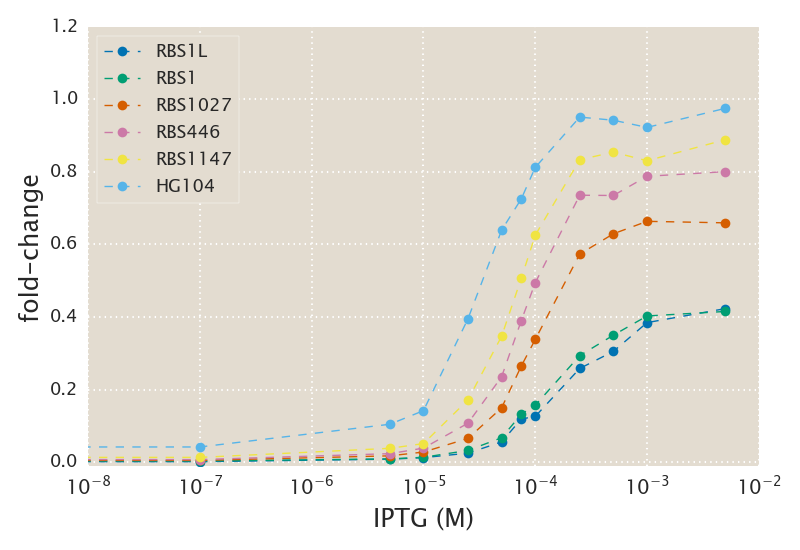
#> input picture code/examples/example_O1_IPTG_titration_data.png, 800 x 550 px
$ python -i mwc_induction_utils.py   (imports and definitions only)   (older library calls are emulated)
#> lines starting #> are read from the running program, lines starting #| are printed output that depends on the picture
"""
Title:
    mwc_induction_utils.py
Creation Date:
    2016-07-16
Author(s):
    Manuel Razo-Mejia, Nathan Belliveau, Griffin Chure, Stephanie Barnes
Purpose:
    This file contains a myriad of functions used for data processing, analysis
    and inference of a variety of data types. These functions are split into
    different categories, which are listed below.

        General Thermodynamic Functions
        -------------------------------
        pact_log:
            Returns the probability of a repressor being active as described
            by the MWC model.

        fold_change_log:
            Returns the gene expression fold change according to the
            thermodynamic model with the extension that takes into account the
            effect of the inducer.

        fold_change_log_rnap:
            Returns the gene expression fold change according to the
            thermodynamic model with the extension that takes into account the
            effect of the inducer
        bohr_fn:
            Computes the Bohr parameter for the data in a DataFrame df as a
            function of the MWC parameters ea and ei.

        Regression and Bayesian Inference
        ---------------------------------
        log_post:
            Computes the log posterior of the fold-change expression for a
            single set of parameters

        resid:
            Residuals for the theoretical fold change.

        non_lin_reg_mwc:
            Performs a non-linear regression on the lacI iptg titration data
            assuming Gaussian errors with constant variance. Returns the
            parameters
                                    e_A = -ln(K_A)
                                    e_I = -ln(K_I)
            and their corresponding error bars by approximating the posterior
            distribution as Gaussian.

        log_likelihood_mcmc:
            Computes the log likelihood probability (homoscedastic gaussian) of
            the fold-change expression for input into the mcmc hammer.

        log_post_mcmc:
            Computes the log posterior probability of the fold-change
            expression for input into the mcmc hammer.

        MCMC Utilities
        --------------
        hpd:
            Returns highest probability density region given by a set of
            samples.

        mcmc_cred_region:
            This function takes every element in the MCMC flatchain and
            computes the fold-change for each iptg concentration returning at
            the end the indicated mass_frac fraction of the fold change.

        mcmc_cred_region_rnap:
            This function takes every element in the MCMC flatchain and
            computes the fold-change for each iptg concentration returning at
            the end the indicated mass_frac fraction of the fold change.

        mcmc_cred_reg_error_prop:
            This function takes every element in the MCMC flatchain and
            computes the fold-change for each iptg concentration returning at
            the end the indicated mass_frac fraction of the fold change.


        Flow Cytometry Data Processing
        ------------------------------
        fit_2D_gaussian:
            This function hacks astroML fit_bivariate_normal to return the
            mean and covariance matrix when fitting a 2D gaussian fuction to
            the data contained in the x_vall and y_val columns of the
            DataFrame df.

        gauss_interval:
            Computes the of the statistic (x - µx)'sum(x - µx) for each of the
            elements in df columns x_val and y_val.

        auto_gauss_gate:
            Function that applies an "unsupervised bivariate Gaussian gate" to
            the data over the channels x_val and y_val.

        Image Processing
        ----------------
        find_zero_crossings:
            This  function computes the gradients in pixel values of an image
            after applying a sobel filter to a given image. This  function is
            later used in the Laplacian of Gaussian cell segmenter
            (log_segmentation) function.

        log_segmentation:
            This function computes the Laplacian of a gaussian filtered image
            and detects object edges as regions which cross zero in the
            derivative.

        average_stack:
            Computes an average image from a provided array of images.

        generate_flatfield:
            Corrects illumination of a given image using a dark image and an
            image of the flat illumination.

        gaussian_subtraction:
            This function applies a gaussian blur to an image and subtracts it
            from the original image. This removes any large-scale
            irregularities in illumination.

        Plotting Configuration
        ----------------------
        set_plotting_style:
            Formats plotting enviroment to that used in Physical Biology of
            the Cell, 2nd edition. To format all plots within a script, simply
            execute `mwc_induction_utils.set_plotting_style() in the preamble.
Notes:
    All functions in this file have been throroughly unit tested. See the
    associated file `mwc_induction_utils_test.py`

License: MIT
    Copyright (c) 2016 Rob Phillips group @ California Institute of Technology

    Permission is hereby granted, free of charge, to any person obtaining a
    copy of this software and associated documentation files (the "Software"),
    to deal in the Software without restriction, including without limitation
    the rights to use, copy, modify, merge, publish, distribute, sublicense,
    and/or sell copies of the Software, and to permit persons to whom the
    Software is furnished to do so, subject to the following conditions:

    The above copyright notice and this permission notice shall be included in
    all copies or substantial portions of the Software.

    THE SOFTWARE IS PROVIDED "AS IS", WITHOUT WARRANTY OF ANY KIND, EXPRESS OR
    IMPLIED, INCLUDING BUT NOT LIMITED TO THE WARRANTIES OF MERCHANTABILITY,
    FITNESS FOR A PARTICULAR PURPOSE AND NONINFRINGEMENT. IN NO EVENT SHALL THE
    AUTHORS OR COPYRIGHT HOLDERS BE LIABLE FOR ANY CLAIM, DAMAGES OR OTHER
    LIABILITY, WHETHER IN AN ACTION OF CONTRACT, TORT OR OTHERWISE, ARISING
    FROM, OUT OF OR IN CONNECTION WITH THE SOFTWARE OR THE USE OR OTHER
    DEALINGS IN THE SOFTWARE.MIT

"""
import numpy as np
import scipy.special
import scipy.ndimage
import skimage.filters
import skimage.morphology
import skimage.segmentation
import joblib as jlb
import scipy.stats as sc
import scipy
import statsmodels.tools.numdiff as smnd # to comput the Hessian matrix
import matplotlib as mpl
import matplotlib.pyplot as plt
import seaborn as sns
from fit_bivariate_gaussian_astroML import *


# #################
# Generic thermodynamic functions
# #################

# #################
# [910 lines left out: functions pact_log, fold_change_log, fold_change_log_rnap, bohr_fn, log_likelihood_mcmc, log_post_mcmc and 11 more, not called in this run]


# #################
def log_segmentation(im, selem='default', thresh=0.001, radius=2.0,
                     bg_radius=20.0, clear_border=True, label=False):
    """
    This function computes the Laplacian of a gaussian filtered image and
    detects object edges as regions which cross zero in the derivative.

    Parameters
    ----------
    im :  2d-array
        Image to be processed. Must be a single channel image.
    selem : 2d-array, bool
        Structural element for identifying zero crossings. Default value is
        a 2x2 pixel square.
    radius : float
        Radius for gaussian filter prior to computation of derivatives.
    bg_radius: float
        Radius for gaussian filter to perform background subtraction. Default
        value is 20.0 pixels.
    selem : 2d-array, bool
        Structural element to be applied for laplacian calculation.
    thresh : float
        Threshold past which
    clear_border : bool
        If True, segmented objects touching the border will be removed.
        Default is True.
    label : bool
        If True, segmented objecs will be labeled. Default is False.

    Returns
    -------
    im_final : 2d-array
        Final segmentation mask. If label==True, the output will be a integer
        labeled image. If label==False, the output will be a bool.

    Notes
    -----
    We thank Justin Bois in his help writing this function.
    https://bebi103.caltech.edu
    """

    # Test that the provided image is only 2-d.
    if len(np.shape(im)) > 2:
        raise ValueError('image must be a single channel!')

    # Ensure that the provided image is a float.
    if np.max(im) > 1.0:
        im_float = im_to_float(im)
    else:
        im_float = im

    # Subtract background to fix illumination issues.
    im_gauss = skimage.filters.gaussian(im_float, bg_radius)
    im_float = im_float - im_gauss

    # Compute the LoG filter of the image.
    im_LoG = scipy.ndimage.filters.gaussian_laplace(im_float, radius)

    # Define the structural element.
    if selem == 'default':
        selem = skimage.morphology.square(2)

    # Using find_zero_crossings, identify the edges of objects.
    edges = find_zero_crossings(im_LoG, selem, thresh)

    # Skeletonize the edges to a line with a single pixel width.
    skel_im = skimage.morphology.skeletonize(edges)

    # Fill the holes to generate binary image.
    im_fill = scipy.ndimage.morphology.binary_fill_holes(skel_im)

    # Remove small objects and objects touching border.
    im_final = skimage.morphology.remove_small_objects(im_fill)
    if clear_border is True:
        im_final = skimage.segmentation.clear_border(im_final, buffer_size=5)

    # Determine if the objects should be labeled.
    if label is True:
        im_final = skimage.measure.label(im_final)

    # Return the labeled image.
    return im_final


# #################
# [150 lines left out: functions average_stack, generate_flatfield, gaussian_subtraction, set_plotting_style, not called in this run]

>>> import cv2
>>> picture = cv2.imread('examples/example_O1_IPTG_titration_data.png', cv2.IMREAD_GRAYSCALE)
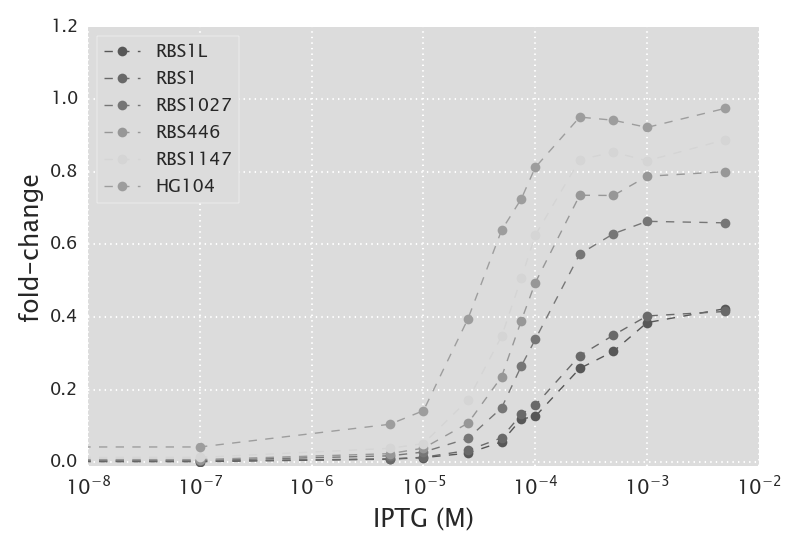
#> picture: shape (550, 800); min 39, max 255, mean 228.6
>>> result = log_segmentation(picture)
#> (the run stopped early here; a loop or call above may not have finished)
